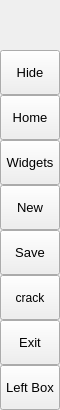
        <widget class="QFrame" name="leftMenuBg">
         <property name="minimumSize">
          <size>
           <width>60</width>
           <height>0</height>
          </size>
         </property>
         <property name="maximumSize">
          <size>
           <width>60</width>
           <height>16777215</height>
          </size>
         </property>
         <property name="frameShape">
          <enum>QFrame::NoFrame</enum>
         </property>
         <property name="frameShadow">
          <enum>QFrame::Raised</enum>
         </property>
         <layout class="QVBoxLayout" name="verticalLayout_3">
          <property name="spacing">
           <number>0</number>
          </property>
          <property name="leftMargin">
           <number>0</number>
          </property>
          <property name="topMargin">
           <number>0</number>
          </property>
          <property name="rightMargin">
           <number>0</number>
          </property>
          <property name="bottomMargin">
           <number>0</number>
          </property>
          <item>
           <widget class="QFrame" name="topLogoInfo">
            <property name="minimumSize">
             <size>
              <width>0</width>
              <height>50</height>
             </size>
            </property>
            <property name="maximumSize">
             <size>
              <width>16777215</width>
              <height>50</height>
             </size>
            </property>
            <property name="frameShape">
             <enum>QFrame::NoFrame</enum>
            </property>
            <property name="frameShadow">
             <enum>QFrame::Raised</enum>
            </property>
            <widget class="QFrame" name="topLogo">
             <property name="geometry">
              <rect>
               <x>10</x>
               <y>5</y>
               <width>42</width>
               <height>42</height>
              </rect>
             </property>
             <property name="minimumSize">
              <size>
               <width>42</width>
               <height>42</height>
              </size>
             </property>
             <property name="maximumSize">
              <size>
               <width>42</width>
               <height>42</height>
              </size>
             </property>
             <property name="frameShape">
              <enum>QFrame::NoFrame</enum>
             </property>
             <property name="frameShadow">
              <enum>QFrame::Raised</enum>
             </property>
            </widget>
            <widget class="QLabel" name="titleLeftApp">
             <property name="geometry">
              <rect>
               <x>70</x>
               <y>8</y>
               <width>160</width>
               <height>20</height>
              </rect>
             </property>
             <property name="font">
              <font>
               <family>Segoe UI Semibold</family>
               <pointsize>12</pointsize>
               <italic>false</italic>
               <bold>false</bold>
              </font>
             </property>
             <property name="text">
              <string>PyDracula</string>
             </property>
             <property name="alignment">
              <set>Qt::AlignLeading|Qt::AlignLeft|Qt::AlignTop</set>
             </property>
            </widget>
            <widget class="QLabel" name="titleLeftDescription">
             <property name="geometry">
              <rect>
               <x>70</x>
               <y>27</y>
               <width>160</width>
               <height>16</height>
              </rect>
             </property>
             <property name="maximumSize">
              <size>
               <width>16777215</width>
               <height>16</height>
              </size>
             </property>
             <property name="font">
              <font>
               <family>Segoe UI</family>
               <pointsize>8</pointsize>
               <italic>false</italic>
               <bold>false</bold>
              </font>
             </property>
             <property name="text">
              <string>Modern GUI / Flat Style</string>
             </property>
             <property name="alignment">
              <set>Qt::AlignLeading|Qt::AlignLeft|Qt::AlignTop</set>
             </property>
            </widget>
           </widget>
          </item>
          <item>
           <widget class="QFrame" name="leftMenuFrame">
            <property name="frameShape">
             <enum>QFrame::NoFrame</enum>
            </property>
            <property name="frameShadow">
             <enum>QFrame::Raised</enum>
            </property>
            <layout class="QVBoxLayout" name="verticalMenuLayout">
             <property name="spacing">
              <number>0</number>
             </property>
             <property name="leftMargin">
              <number>0</number>
             </property>
             <property name="topMargin">
              <number>0</number>
             </property>
             <property name="rightMargin">
              <number>0</number>
             </property>
             <property name="bottomMargin">
              <number>0</number>
             </property>
             <item>
              <widget class="QFrame" name="toggleBox">
               <property name="maximumSize">
                <size>
                 <width>16777215</width>
                 <height>45</height>
                </size>
               </property>
               <property name="frameShape">
                <enum>QFrame::NoFrame</enum>
               </property>
               <property name="frameShadow">
                <enum>QFrame::Raised</enum>
               </property>
               <layout class="QVBoxLayout" name="verticalLayout_4">
                <property name="spacing">
                 <number>0</number>
                </property>
                <property name="leftMargin">
                 <number>0</number>
                </property>
                <property name="topMargin">
                 <number>0</number>
                </property>
                <property name="rightMargin">
                 <number>0</number>
                </property>
                <property name="bottomMargin">
                 <number>0</number>
                </property>
                <item>
                 <widget class="QPushButton" name="toggleButton">
                  <property name="sizePolicy">
                   <sizepolicy hsizetype="Expanding" vsizetype="Fixed">
                    <horstretch>0</horstretch>
                    <verstretch>0</verstretch>
                   </sizepolicy>
                  </property>
                  <property name="minimumSize">
                   <size>
                    <width>0</width>
                    <height>45</height>
                   </size>
                  </property>
                  <property name="font">
                   <font>
                    <family>Segoe UI</family>
                    <pointsize>10</pointsize>
                    <italic>false</italic>
                    <bold>false</bold>
                   </font>
                  </property>
                  <property name="cursor">
                   <cursorShape>PointingHandCursor</cursorShape>
                  </property>
                  <property name="layoutDirection">
                   <enum>Qt::LeftToRight</enum>
                  </property>
                  <property name="styleSheet">
                   <string notr="true">background-image: url(:/icons/images/icons/icon_menu.png);</string>
                  </property>
                  <property name="text">
                   <string>Hide</string>
                  </property>
                 </widget>
                </item>
               </layout>
              </widget>
             </item>
             <item alignment="Qt::AlignTop">
              <widget class="QFrame" name="topMenu">
               <property name="frameShape">
                <enum>QFrame::NoFrame</enum>
               </property>
               <property name="frameShadow">
                <enum>QFrame::Raised</enum>
               </property>
               <layout class="QVBoxLayout" name="verticalLayout_8">
                <property name="spacing">
                 <number>0</number>
                </property>
                <property name="leftMargin">
                 <number>0</number>
                </property>
                <property name="topMargin">
                 <number>0</number>
                </property>
                <property name="rightMargin">
                 <number>0</number>
                </property>
                <property name="bottomMargin">
                 <number>0</number>
                </property>
                <item>
                 <widget class="QPushButton" name="btn_home">
                  <property name="sizePolicy">
                   <sizepolicy hsizetype="Expanding" vsizetype="Fixed">
                    <horstretch>0</horstretch>
                    <verstretch>0</verstretch>
                   </sizepolicy>
                  </property>
                  <property name="minimumSize">
                   <size>
                    <width>0</width>
                    <height>45</height>
                   </size>
                  </property>
                  <property name="font">
                   <font>
                    <family>Segoe UI</family>
                    <pointsize>10</pointsize>
                    <italic>false</italic>
                    <bold>false</bold>
                   </font>
                  </property>
                  <property name="cursor">
                   <cursorShape>PointingHandCursor</cursorShape>
                  </property>
                  <property name="layoutDirection">
                   <enum>Qt::LeftToRight</enum>
                  </property>
                  <property name="styleSheet">
                   <string notr="true">background-image: url(:/icons/images/icons/cil-home.png);</string>
                  </property>
                  <property name="text">
                   <string>Home</string>
                  </property>
                 </widget>
                </item>
                <item>
                 <widget class="QPushButton" name="btn_widgets">
                  <property name="sizePolicy">
                   <sizepolicy hsizetype="Expanding" vsizetype="Fixed">
                    <horstretch>0</horstretch>
                    <verstretch>0</verstretch>
                   </sizepolicy>
                  </property>
                  <property name="minimumSize">
                   <size>
                    <width>0</width>
                    <height>45</height>
                   </size>
                  </property>
                  <property name="font">
                   <font>
                    <family>Segoe UI</family>
                    <pointsize>10</pointsize>
                    <italic>false</italic>
                    <bold>false</bold>
                   </font>
                  </property>
                  <property name="cursor">
                   <cursorShape>PointingHandCursor</cursorShape>
                  </property>
                  <property name="layoutDirection">
                   <enum>Qt::LeftToRight</enum>
                  </property>
                  <property name="styleSheet">
                   <string notr="true">background-image: url(:/icons/images/icons/cil-gamepad.png);</string>
                  </property>
                  <property name="text">
                   <string>Widgets</string>
                  </property>
                 </widget>
                </item>
                <item>
                 <widget class="QPushButton" name="btn_new">
                  <property name="sizePolicy">
                   <sizepolicy hsizetype="Expanding" vsizetype="Fixed">
                    <horstretch>0</horstretch>
                    <verstretch>0</verstretch>
                   </sizepolicy>
                  </property>
                  <property name="minimumSize">
                   <size>
                    <width>0</width>
                    <height>45</height>
                   </size>
                  </property>
                  <property name="font">
                   <font>
                    <family>Segoe UI</family>
                    <pointsize>10</pointsize>
                    <italic>false</italic>
                    <bold>false</bold>
                   </font>
                  </property>
                  <property name="cursor">
                   <cursorShape>PointingHandCursor</cursorShape>
                  </property>
                  <property name="layoutDirection">
                   <enum>Qt::LeftToRight</enum>
                  </property>
                  <property name="styleSheet">
                   <string notr="true">background-image: url(:/icons/images/icons/cil-file.png);</string>
                  </property>
                  <property name="text">
                   <string>New</string>
                  </property>
                 </widget>
                </item>
                <item>
                 <widget class="QPushButton" name="btn_save">
                  <property name="sizePolicy">
                   <sizepolicy hsizetype="Expanding" vsizetype="Fixed">
                    <horstretch>0</horstretch>
                    <verstretch>0</verstretch>
                   </sizepolicy>
                  </property>
                  <property name="minimumSize">
                   <size>
                    <width>0</width>
                    <height>45</height>
                   </size>
                  </property>
                  <property name="font">
                   <font>
                    <family>Segoe UI</family>
                    <pointsize>10</pointsize>
                    <italic>false</italic>
                    <bold>false</bold>
                   </font>
                  </property>
                  <property name="cursor">
                   <cursorShape>PointingHandCursor</cursorShape>
                  </property>
                  <property name="layoutDirection">
                   <enum>Qt::LeftToRight</enum>
                  </property>
                  <property name="styleSheet">
                   <string notr="true">background-image: url(:/icons/images/icons/cil-save.png)</string>
                  </property>
                  <property name="text">
                   <string>Save</string>
                  </property>
                 </widget>
                </item>
                <item>
                 <widget class="QPushButton" name="btn_crack">
                  <property name="minimumSize">
                   <size>
                    <width>0</width>
                    <height>45</height>
                   </size>
                  </property>
                  <property name="styleSheet">
                   <string notr="true">background-image: url(:/icons/images/icons/cil-link.png);</string>
                  </property>
                  <property name="text">
                   <string>crack</string>
                  </property>
                 </widget>
                </item>
                <item>
                 <widget class="QPushButton" name="btn_exit">
                  <property name="sizePolicy">
                   <sizepolicy hsizetype="Expanding" vsizetype="Fixed">
                    <horstretch>0</horstretch>
                    <verstretch>0</verstretch>
                   </sizepolicy>
                  </property>
                  <property name="minimumSize">
                   <size>
                    <width>0</width>
                    <height>45</height>
                   </size>
                  </property>
                  <property name="font">
                   <font>
                    <family>Segoe UI</family>
                    <pointsize>10</pointsize>
                    <italic>false</italic>
                    <bold>false</bold>
                   </font>
                  </property>
                  <property name="cursor">
                   <cursorShape>PointingHandCursor</cursorShape>
                  </property>
                  <property name="layoutDirection">
                   <enum>Qt::LeftToRight</enum>
                  </property>
                  <property name="styleSheet">
                   <string notr="true">background-image: url(:/icons/images/icons/cil-x.png);</string>
                  </property>
                  <property name="text">
                   <string>Exit</string>
                  </property>
                 </widget>
                </item>
               </layout>
              </widget>
             </item>
             <item alignment="Qt::AlignBottom">
              <widget class="QFrame" name="bottomMenu">
               <property name="frameShape">
                <enum>QFrame::NoFrame</enum>
               </property>
               <property name="frameShadow">
                <enum>QFrame::Raised</enum>
               </property>
               <layout class="QVBoxLayout" name="verticalLayout_9">
                <property name="spacing">
                 <number>0</number>
                </property>
                <property name="leftMargin">
                 <number>0</number>
                </property>
                <property name="topMargin">
                 <number>0</number>
                </property>
                <property name="rightMargin">
                 <number>0</number>
                </property>
                <property name="bottomMargin">
                 <number>0</number>
                </property>
                <item>
                 <widget class="QPushButton" name="toggleLeftBox">
                  <property name="sizePolicy">
                   <sizepolicy hsizetype="Expanding" vsizetype="Fixed">
                    <horstretch>0</horstretch>
                    <verstretch>0</verstretch>
                   </sizepolicy>
                  </property>
                  <property name="minimumSize">
                   <size>
                    <width>0</width>
                    <height>45</height>
                   </size>
                  </property>
                  <property name="font">
                   <font>
                    <family>Segoe UI</family>
                    <pointsize>10</pointsize>
                    <italic>false</italic>
                    <bold>false</bold>
                   </font>
                  </property>
                  <property name="cursor">
                   <cursorShape>PointingHandCursor</cursorShape>
                  </property>
                  <property name="layoutDirection">
                   <enum>Qt::LeftToRight</enum>
                  </property>
                  <property name="styleSheet">
                   <string notr="true">background-image: url(:/icons/images/icons/icon_settings.png);</string>
                  </property>
                  <property name="text">
                   <string>Left Box</string>
                  </property>
                 </widget>
                </item>
               </layout>
              </widget>
             </item>
            </layout>
           </widget>
          </item>
         </layout>
        </widget>
